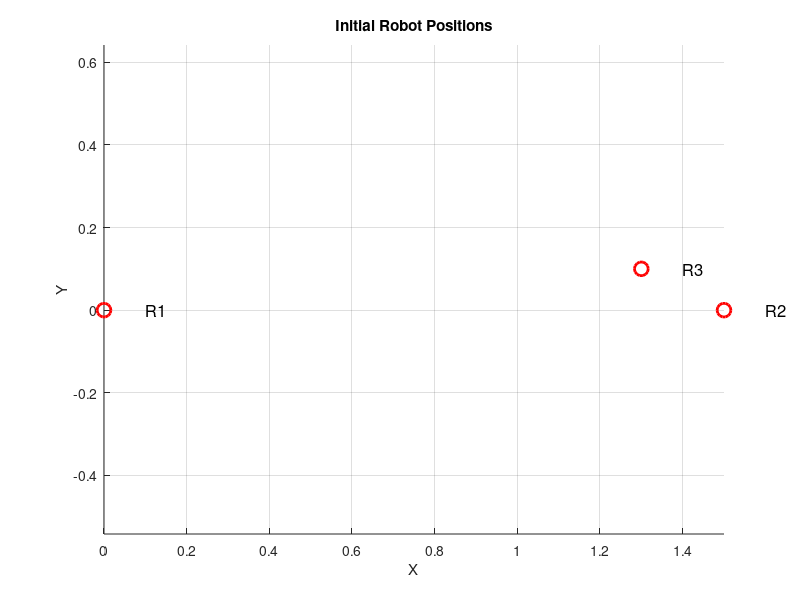

This figure's MATLAB source: (Note: this script raises an error after producing the figure.)
fclose all; close all; clear all; clc;% Load data with original column names
% Main script
global global_noise_factor;
global global_noise_range;

global_noise_range = 0.0;
global_noise_factor = 0.0;


% Initial positions of robots
robot_start_positions = [0 0; 1.5 0; 1.3 0.1]
% robot_start_positions = [-5 -2; 2 -2; -2 2; 2 2]
% robot_start_positions = [-5 -2; 2 -2; -2 2]
% robot_start_positions = [0 0; 5 0; 3 3; 0 5]
%       ; 2 2; 5 1; 0 2; 4 2];  % Each row is [x, y] for one robot 

positions = robot_start_positions;
figure;
hold on;
for i = 1:size(positions, 1)
    plot(positions(i,1), positions(i,2), 'ro', 'MarkerSize', 10, 'LineWidth', 2);
    text(positions(i,1)+0.1, positions(i,2), sprintf('R%d', i), 'FontSize', 12);
end
grid on;
xlabel('X');
ylabel('Y');
hold off;
title('Initial Robot Positions');
axis equal;

%% Start conditions
% Plot initial positions
actual_positions = robot_start_positions;


%% Movement
% Movement of robots one step at a time
% distances = computeDistances(actual_positions)
% for i = 1:50
%     actual_positions = move_robot_step(actual_positions, 1, -1, -1);
%     actual_positions = move_robot_step(actual_positions, 2, 1, -1);
%     actual_positions = move_robot_step(actual_positions, 3, -1, 1);
%     actual_positions = move_robot_step(actual_positions, 4, 1, 1);
%     
%     plotRobotsAfter(actual_positions);
% 
% end
for i = 1:50
%     actual_positions = move_robot_step(actual_positions, 1, -1, -1);
%     actual_positions = move_robot_step(actual_positions, 2, 1, -1);
    actual_positions = move_robot_step(actual_positions, 3, 1, 1);
%     actual_positions = move_robot_step(actual_positions, 4, 1, 1);
    
    plotRobotsAfter(actual_positions);

end


% [actual_positions,estimated_positions] = find_movement_vector(actual_positions,estimated_positions, 1, -1, -1, 0.1);

% [actual_positions,estimated_positions] = move_to_target(actual_positions,estimated_positions, 2, 1, -1, 0.1);
% [actual_positions,estimated_positions] = move_to_target(actual_positions,estimated_positions, 3, -1, 1, 0.1);
% [actual_positions,estimated_positions] = move_to_target(actual_positions,estimated_positions, 4, 1, 1, 0.1);




%% Final position plotting
positions = actual_positions;
for i = 1:size(positions, 1)
    plot(positions(i,1), positions(i,2), 'ro', 'MarkerSize', 10, 'LineWidth', 2);
end

%%
function actual_positions = move_robot_step(actual_positions, robot_id, target_x, target_y)
    [total_distance,angle] = find_movement_vector(actual_positions, robot_id, target_x, target_y);
    angle_noise_deg = -10 + (20)*rand();  % Random number between -10 and +10
    angle_noise_rad = deg2rad(angle_noise_deg);

    dx = 1/5*total_distance*cos(angle+angle_noise_rad);
    dy = 1/5*total_distance*sin(angle+angle_noise_rad);
    actual_positions = moveRobot(actual_positions, robot_id, dx, dy);
end

%%
function [total_distance,angle] = find_movement_vector(actual_positions, robot_id, target_x, target_y)
    % Step 1: Estimate current position using trilateration
    [x_est, y_est] = getEstimatedPosition(actual_positions, robot_id);
    
    % Step 2: Compute total displacement
    total_dx = target_x - x_est;
    total_dy = target_y - y_est;
    total_distance = norm([total_dx, total_dy]); % magnitude
    angle = atan2(total_dy,total_dx);            % direction
end

%% Function for trilateration
function [x_est, y_est] = getEstimatedPosition(actual_positions, robot_id)
    % robot_positions: n x 2 matrix [x, y]
    % distances:       n x n matrix (distance from i to j)
    % robot_id:        index of the current robot (1 to n)


    distances = computeDistances(actual_positions)
    
    [x_est, y_est] = Trilateration_2D(actual_positions, distances,robot_id);
end



%% Function for trilateration
function [x, y] = Trilateration_2D(actual_positions, distances,robot_id)

    n = size(actual_positions, 1);
    
    if robot_id > n || robot_id < 1
        error('robot_id is out of bounds.');
    end
    % Exclude the current robot
    idx = setdiff(1:n, robot_id);
    
    % Get neighbor positions and distances
    neighbor_positions = actual_positions(idx, :);
    neighbor_distances = distances(robot_id, idx)';

    x_prev = actual_positions(robot_id, 1);
    y_prev = actual_positions(robot_id, 2);
    
    % Combine into [x, y, d] format
    data = [neighbor_positions, neighbor_distances];

    n = size(data, 1);
    
    if n < 2
        error('At least two reference points are required.');
    elseif n == 2
        % Two-circle intersection (choose one of the two possible points)
        [x1, y1, d1] = deal(data(1,1), data(1,2), data(1,3));
        [x2, y2, d2] = deal(data(2,1), data(2,2), data(2,3));
        
        D = sqrt((x2 - x1)^2 + (y2 - y1)^2);
        
        if D > d1 + d2 || D < abs(d1 - d2) || D == 0
            error('No solution: the circles do not intersect or are coincident.');
        end
        
        % Intersection points
        a = (d1^2 - d2^2 + D^2) / (2 * D);
        px = x1 + a * (x2 - x1) / D;
        py = y1 + a * (y2 - y1) / D;
        h = sqrt(d1^2 - a^2);
        rx = -(y2 - y1) * (h / D);
        ry =  (x2 - x1) * (h / D);
        
        % Two possible solutions
        xA = px + rx;
        yA = py + ry;
        xB = px - rx;
        yB = py - ry;
        
        % Choose the closer one to the previous position
        distA = hypot(xA - x_prev, yA - y_prev);
        distB = hypot(xB - x_prev, yB - y_prev);
        
        if distA < distB
            x = xA;
            y = yA;
        else
            x = xB;
            y = yB;
        end
        
        % Save current position
        x_prev = x;
        y_prev = y;
        
    else
        % Least-squares trilateration for 3+ references
        A = [];
        b = [];
        x1 = data(1,1);
        y1 = data(1,2);
        d1 = data(1,3);

        for i = 2:n
            xi = data(i,1);
            yi = data(i,2);
            di = data(i,3);
            
            A_i = [2*(xi - x1), 2*(yi - y1)];
            b_i = d1^2 - di^2 + xi^2 - x1^2 + yi^2 - y1^2;
            
            A = [A; A_i];
            b = [b; b_i];
        end

        % Least-squares solution
        pos = (A\b);
        x = pos(1);
        y = pos(2);
    end
end


%% Function to plot robots
function plotRobotsAfter(positions)
    hold on;
    for i = 1:size(positions, 1)
        plot(positions(i,1), positions(i,2), 'bo', 'MarkerSize', 4, 'LineWidth', 2);
    end
end

%% Function to compute pairwise distances between robots
function distances = computeDistances(positions)
    n = size(positions, 1);
    distances = zeros(n);

    global global_noise_range;  % Declare the global variable
    % Distance + 10cm noise 
    %     noise_range = 0;  % 10 cm noise (in meters)
    %     noise_range = 0.1;  % 10 cm noise (in meters)
    noise_range = global_noise_range;

    for i = 1:n
        for j = 1:n
            if i ~= j
                dx = positions(i,1) - positions(j,1);
                dy = positions(i,2) - positions(j,2);
                true_dist = sqrt(dx^2 + dy^2);

                % Add uniform noise between -0.1 and +0.1
                noise = (rand() - 0.5) * 2 * noise_range;
                distances(i,j) = true_dist + noise;
            end
        end
    end

end

%% Function to move a robot
function updated_positions = moveRobot(positions, robot_id, dx, dy)
    % positions: current robot positions [n x 2]
    % robot_id: index of the robot being moved
    % dx, dy: movement in x and y directions
    % noise_factor: a small value representing how much noise is proportional to movement

    global global_noise_factor;  % Declare the global variable
    noise_factor = global_noise_factor;
%     noise_factor=0.01;
%     noise_factor=0.01;

    % Calculate the updated position
    updated_positions = positions;
    updated_positions(robot_id, 1) = updated_positions(robot_id, 1) + dx;
    updated_positions(robot_id, 2) = updated_positions(robot_id, 2) + dy;

    % Calculate the noise based on movement distance (proportional to dx, dy)
    noise_x = noise_factor * dx * (2*rand - 1);  % Random noise in x (range: -dx to +dx)
    noise_y = noise_factor * dy * (2*rand - 1);  % Random noise in y (range: -dy to +dy)

    % Apply the noise to the updated positions
    updated_positions(robot_id, 1) = updated_positions(robot_id, 1) + noise_x;
    updated_positions(robot_id, 2) = updated_positions(robot_id, 2) + noise_y;
end